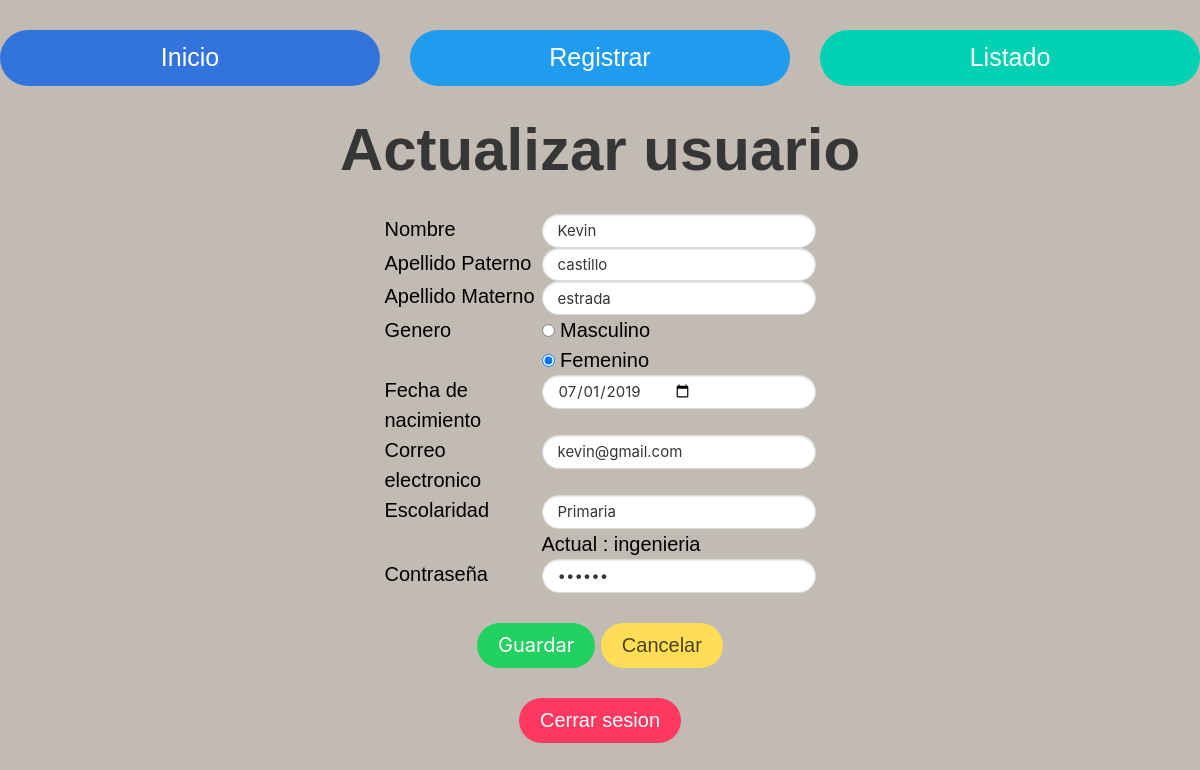
Page /DALA/VistaAdmin/editarUsuario.php?clave=3 (signed in) on the committed database.
### tables this page shows
CREATE TABLE `usuarios` (
  `clave_usuario` int(11) NOT NULL,
  `nombre` varchar(30) NOT NULL,
  `apellido_paterno` varchar(30) NOT NULL,
  `apellido_materno` varchar(30) NOT NULL,
  `genero` varchar(30) NOT NULL,
  `fecha_nacimiento` date NOT NULL,
  `correo_electronico` varchar(50) NOT NULL,
  `escolaridad` varchar(30) NOT NULL,
  `contrasenia` varchar(30) NOT NULL
);

### DALA/VistaAdmin/editarUsuario.php (the view, shortened to what this page needs)
<?php
$usuario = $_SESSION['userAdmin'];
if (!isset($usuario)) {
    header("location: login.html");
} else {
    require '../logica/conexion.php';
    $query = "SELECT * FROM usuarios WHERE clave_usuario='$_GET[clave]'";
    $resultado = mysqli_query($conexion, $query) or die("Error" . mysqli_error($conexion));
    ?>
<!DOCTYPE html PUBLIC "-//W3C//DTD HTML 4.01 Transitional//EN" "http://www.w3.org/TR/html4/loose.dtd">
<html>
<head>
    <link href="../Estilos/bulma.css" rel="stylesheet" type="text/css" />
</head>
<body>
    <br>
    <div class="columns">
        <div class="column" align="center"><a class="button is-medium is-link is-rounded is-fullwidth"
                href="index.php">Inicio</a></div>
        <div class="column" align="center"><a class="button is-medium is-info is-rounded is-fullwidth"
                href="nuevoUsuario.php">Registrar</a></div>
        <div class="column" align="center"><a class="button is-medium is-primary is-rounded is-fullwidth"
                href="listarUsuarios.php">Listado</a></div>
    </div>
    <h1 class="title is-1" align="center">Actualizar usuario</h1>
    <?php
if ($resultado->num_rows > 0) {
        while ($ver = $resultado->fetch_assoc()):
        ?>
    <form action="accionExitosa.php" method="post">
        <table align="center">
            <tr>
                <td width="157"><label>Nombre</label></td>
                <td width="274"><input class="input is-rounded is-small" type="text" name="txt_nom"
                        value='<?php echo $ver["nombre"] ?>'></td>
            </tr>
            <tr>
                <td><label>Apellido Paterno</label></td>
                <td><input class="input is-rounded is-small" type="text" name="txt_apeP"
                        value='<?php echo $ver["apellido_paterno"] ?>' required></td>
            </tr>
            <tr>
                <td><label>Apellido Materno</label></td>
                <td><input class="input is-rounded is-small" type="text" name="txt_apeM"
                        value='<?php echo $ver["apellido_materno"] ?>' required></td>
            </tr>
            <tr>
                <td>Genero</a></td>
                <?php
$genero = $ver["genero"];
        if ($genero == 'Masculino') {
            ?>
                <td><input type="radio" name="rb_genero" checked value="Masculino" required />
                    <label for="rb_genero">Masculino</label>
                    <br />
                    <input type="radio" name="rb_genero" value="Femenino" />
                    <label for="rb_genero">Femenino</label>
                    <?php
} else {
            ?>
                <td><input type="radio" name="rb_genero" value="Masculino" required />
                    <label for="rb_genero">Masculino</label>
                    <br />
                    <input type="radio" name="rb_genero" checked value="Femenino" />
                    <label for="rb_genero">Femenino</label>
                    <?php
}
        ?>
            </tr>
            <tr>
                <td><label>Fecha de nacimiento</label></td>
                <td><input type="date" name="txt_fecha" value='<?php echo $ver["fecha_nacimiento"] ?>' required
                        class="input is-rounded is-small">
                </td>
            </tr>
            <tr>
                <td><label>Correo electronico</label></td>
                <td><input class="input is-rounded is-small" type="email" name="txt_correo"
                        value='<?php echo $ver["correo_electronico"] ?>' required></td>
            </tr>
            <tr>
                <td><label>Escolaridad </label></td>
                <td><label for="slc_escolaridad"></label>
                    <select name="slc_escolaridad" id="slc_escolaridad" class="input is-rounded is-small">
                        <option value="Primaria"> Primaria</option>
                    </select>
                    Actual : <?php echo $ver["escolaridad"] ?>
            </tr>
            <tr>
                <td><label>Contraseña</label></td>
                <td><input type="password" name="txt_contraseña" value='<?php echo $ver["contrasenia"] ?>' required
                        class="input is-rounded is-small"><br></td>
            </tr>
            <tr>
                <td height="67" colspan="2">
                    <div align="center">
                        <br>
                        <input align="center" class="button is-success is-rounded" type="submit" name="registrar"
                            value="Guardar" />
                        <a href="listarUsuarios.php" class="button is-warning is-rounded">Cancelar</a>
                    </div>
                </td>
            </tr>
        </table>
    </form>
    <?php
endwhile;
    }
    ?>
    <br>
    <div align="center">
        <a href="cerrarSesion.php" class="button is-danger is-rounded">Cerrar sesion</a>
    </div>
</body>
</html>
<?php }
?>

### DALA/VistaAdmin/editarUsuario.php (style rules this page uses)
html { background-color: #C1BBB3; font-size: 20px; }
body { font-size: 100%; }

### rows in the picture
usuarios: txt_nom "Kevin", txt_apeP "castillo", txt_apeM "estrada", txt_fecha "07/01/2019", txt_correo "kevin@gmail.com", escolaridad "ingenieria"
